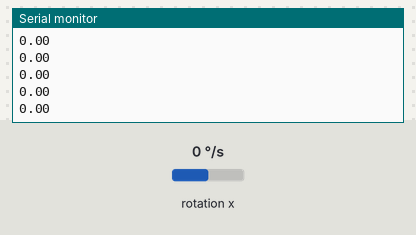
The sketch below on a simulated Arduino Uno, built with avr-gcc and run on an emulated ATmega328P. On the bench: the last lines printed to the serial monitor. Wiring (inferred from the names in the program): MPU-6050 motion sensor at I2C address 0x68. The test bench sets the inputs (shaded band); at power-on: rotation x 0 °/s.

Above: at 1.2 s.
1.3 s: rotation x set to -192 °/s
At 2.1 s:
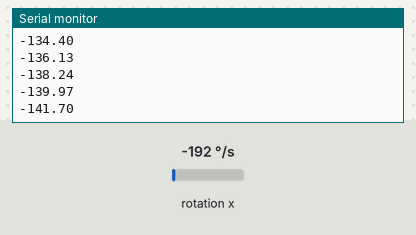
2.8 s: rotation x set to -100 °/s
At 3.9 s:
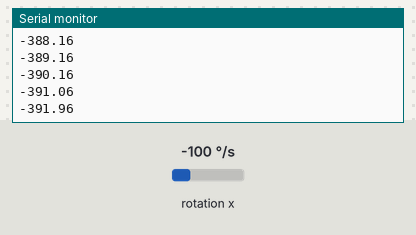
Timing chart, 0 to 5.8 s (numbered marks = the images above; inputs shaded):
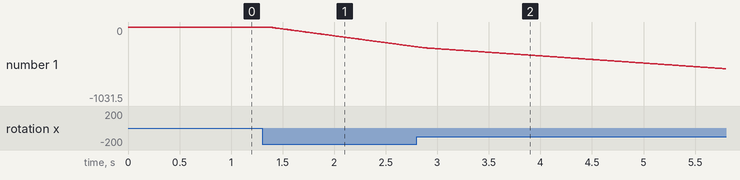

The sketch:

2_angle_of_inclination_gyroscope.ino
```cpp
#include "Wire.h"
#include "I2Cdev.h"
#include "MPU6050.h"

MPU6050 mpu(0x68);  // Manual I2C address

int16_t gyroX;
float gyroRate;
float gyroAngle = 0;

unsigned long currTime, prevTime = 0, loopTime;

void setup() {
  Serial.begin(9600);
  Wire.begin();

  // Wake up MPU6050 before using it
  Wire.beginTransmission(0x68);
  Wire.write(0x6B);     // PWR_MGMT_1 register
  Wire.write(0x00);     // Wake up
  Wire.endTransmission(true);

  mpu.initialize();
}

void loop() {
  currTime = millis();
  loopTime = currTime - prevTime;
  prevTime = currTime;

  gyroX = mpu.getRotationX();
  gyroRate = gyroX / 131.0;  // convert to °/s for ±250 dps
  gyroAngle = gyroAngle + gyroRate * loopTime / 1000.0;

  Serial.println(gyroAngle);
}
```

Measured:
- after the input at 1.3 s, the serial monitor: prints a new line after 0.07 s (image 1)
- plotted number 1: 0 → -274.56 after the input at 1.3 s
